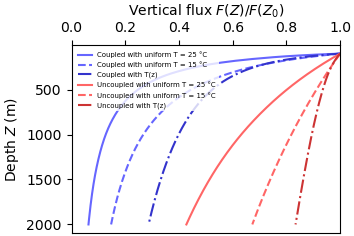

Source code (Python):
"""Script for plotting Figure S10 on the effect of degradation slow-down with decreasing temperature 
on the observed coupling of flow and degradation, part of the paper
"Sinking enhances the degradation of organic particle by marine bacteria"
Uria Alcolombri, François J. Peaudecerf, Vicente Fernandez, Lars Behrendt, Kang Soo Lee, Roman Stocker
Nature Geosciences (2021)

It shows the comparison between a reference case with degradation rate without
flow and the feedback case where flow speed increases degradation.
It also shows the result of the model when considering a varying degradation rate with temperature,
both for a uniformly dampened degradation and more complex temperature profile.

Note that the temperature profile is coded in dynamic_laws_v2

See caption of Figure S10 in manuscript for more details.

Author: Francois Peaudecerf
Creation: 23.06.2020

History of modification
23.06.2020: creation from Figure 4 script.
03.07.2020: modification to include the Q10
07.07.2020: further edits of figure
04.07.2021: editing for publication on Github
"""
# from __future__ import division
import numpy as np
import matplotlib.pyplot as plt
import matplotlib.gridspec as gridspec
import matplotlib as matplotlib
import sys,os
sys.path.append(os.path.realpath('..'))
import utils
from params_Q10 import *
from dynamic_laws import *

########## Preamble ##############

# width of figure in mm
mm_w = 150
# height of figure in mm
mm_h = 120
 
def mm2inch(value):
    return value/25.4
 
# definition of fontsize
fs = 10
matplotlib.rcParams.update({'font.size': fs})
 
# linewidth
lw = 1.0
 
# pad on the outside of the gridspec box
pad = 0.2
 
# extension for figures
ext = 'png'#'eps'

##### Computing the vertical fluxes #####

print('Temperature coefficient Q_10 = {:.1f}'.format(Q_10))

print('Computation with degradation modulation by T via a temperature coefficient Q10')
print('Reference size R_0 = {:.2e} m'.format(R_0))
print('Minimum radius R_l = {:.2e} m'.format(R_l))
print('Maximum radius R_g = {:.2e} m'.format(R_g))
print('Initial depth z_0 = {:.0f} m'.format(z_0))
zfmax = 20*z_0
Nzf = 190
azf = np.linspace(z_0, zfmax, num = Nzf + 1, endpoint = True)

# ##### initialisation of fluxes
FAm_ref = []
FAm = []
FAm_ref_cold = [] # corresponds to uniform degradation rate with water column but for 15 degrees
FAm_cold = []     # corresponds to uniform degradation rate with water column but for 15 degrees
FAm_ref_Q10 = []
FAm_Q10 = []

### load if files exist ###
if (   os.path.isfile('F_FigS10_Q10.npy')        and
       os.path.isfile('F_ref_FigS10_Q10.npy')    and 
       os.path.isfile('F_ref_FigS10_Q10Q10.npy') and
       os.path.isfile('F_FigS10_Q10Q10.npy')     and
       os.path.isfile('F_FigS10_Q10cold.npy')    and
       os.path.isfile('F_ref_FigS10_Q10cold.npy')):

    FAm = np.load('F_FigS10_Q10.npy',allow_pickle = True)  
    print('Coupled flux loaded from file')
    print(' ')
    FAm_cold = np.load('F_FigS10_Q10cold.npy',allow_pickle = True)  
    print('Cold coupled flux loaded from file')
    print(' ')
    FAm_Q10 = np.load('F_FigS10_Q10Q10.npy',allow_pickle = True)  
    print('Coupled flux with Q10 variation loaded from file')
    print(' ')
    FAm_ref = np.load('F_ref_FigS10_Q10.npy',allow_pickle = True)  
    print('Reference flux loaded from file')
    print(' ')
    FAm_ref_cold = np.load('F_ref_FigS10_Q10cold.npy',allow_pickle = True)  
    print('Cold reference flux loaded from file')
    print(' ')
    FAm_ref_Q10 = np.load('F_ref_FigS10_Q10Q10.npy',allow_pickle = True)  
    print('Reference flux with Q10 variation loaded from file')
    print(' ')
else:


    print('##########################################################################')
    print('Computation of vertical flux of POC in ref and feedback cases with depth z')
    print('with addition of modulation of degradation by temperature via a Q10 factor')
    print('both as a uniform decrease over water column (experimental degradation rate ')
    print('measured at 25 degrees brought down to 15 degrees)                        ')
    print('and as a modulation function of a complex temperature profile with depth (Zakem2018)')
    print('##########################################################################')
    for zf in azf:
        print('zf = {:.0f} m'.format(zf))
        FAm.append(FA_z_m_flowbis(zf, z_0, B, omega, gamma, gamma2, E, chi, rho_dry, delta, C, R_l, R_g, beta,R_0))
        # if the water column is at 15C, so 10C below lab T of 25C, degradation is just overall reduced by a factor Q_10
        FAm_cold.append(FA_z_m_flowbis(zf, z_0, B, omega, gamma/Q_10, gamma2/Q_10, E, chi, rho_dry, delta, C, R_l, R_g, beta,R_0))
        FAm_Q10.append(FA_z_m_flowbis_Q10(zf, z_0, B, omega, gamma, gamma2, E, chi, rho_dry, delta, C, R_l, R_g, beta,R_0, T_exp, Q_10))
        FAm_ref.append(FA_z_m_flow_refbis(zf, z_0, B, omega, gamma, E, chi, rho_dry, delta, C, R_l, R_g, beta,R_0))
        # if the water column is at 15C, so 10C below lab T of 25C, degradation is just overall reduced by a factor Q_10
        FAm_ref_cold.append(FA_z_m_flow_refbis(zf, z_0, B, omega, gamma/Q_10, E, chi, rho_dry, delta, C, R_l, R_g, beta,R_0))
        FAm_ref_Q10.append(FA_z_m_flow_refbis_Q10(zf, z_0, B, omega, gamma, E, chi, rho_dry, delta, C, R_l, R_g, beta,R_0, T_exp, Q_10))


    FAm = np.asarray(FAm)
    FAm_cold = np.asarray(FAm_cold)
    FAm_Q10 = np.asarray(FAm_Q10)
    FAm_ref = np.asarray(FAm_ref)
    FAm_ref_cold = np.asarray(FAm_ref_cold)
    FAm_ref_Q10 = np.asarray(FAm_ref_Q10)


    ### save to file ####
    np.save('F_FigS10_Q10',FAm)
    np.save('F_FigS10_Q10cold',FAm_cold)
    np.save('F_FigS10_Q10Q10',FAm_Q10)
    np.save('F_ref_FigS10_Q10',FAm_ref)
    np.save('F_ref_FigS10_Q10cold',FAm_ref_cold)
    np.save('F_ref_FigS10_Q10Q10',FAm_ref_Q10)

### Printing transfer efficiencies ###
print('Computation of transfer efficiencies')
T100 = FAm[azf==200][0]/FAm[0]
T100_cold = FAm_cold[azf==200][0]/FAm_cold[0]
T100_Q10 = FAm_Q10[azf==200][0]/FAm_Q10[0]
T100_ref = FAm_ref[azf==200][0]/FAm_ref[0]
T100_ref_cold = FAm_ref_cold[azf==200][0]/FAm_ref_cold[0]
T100_ref_Q10 = FAm_ref_Q10[azf==200][0]/FAm_ref_Q10[0]


print("T_100 coupled: %f" % T100)
print("T_100 cold coupled: %f" % T100_cold)
print("T_100 coupled Q10: %f" % T100_Q10)
print("T_100 uncoupled: %f" %T100_ref)
print("T_100 cold uncoupled: %f" %T100_ref_cold)
print("T_100 uncoupled Q10: %f" %T100_ref_Q10)


##### Plotting #####

fig = plt.figure(figsize = (mm2inch(0.6*mm_w), mm2inch(0.5*mm_h))) 
gs = gridspec.GridSpec(1,1)
ax = fig.add_subplot(gs[0,0])

ax.plot(FAm/FAm[0], azf, color = [0.4,0.4,1.0], linestyle = '-', marker = 'None', label = 'Coupled with uniform T = 25 °C')
ax.plot(FAm_cold/FAm_cold[0], azf, color = [0.4,0.4,1.0], linestyle = '--', marker = 'None', label = 'Coupled with uniform T = 15 °C')
ax.plot(FAm_Q10/FAm_Q10[0], azf, color = [0.2,0.2,0.8], linestyle = '-.', marker = 'None', label = 'Coupled with T(z)')
ax.plot(FAm_ref/FAm[0],  azf, color = [1.0,0.4,0.4], linestyle = '-', marker = 'None', label='Uncoupled with uniform T = 25 °C')
ax.plot(FAm_ref_cold/FAm_cold[0], azf, color = [1.0,0.4,0.4], linestyle = '--', marker = 'None', label='Uncoupled with uniform T = 15 °C')
ax.plot(FAm_ref_Q10/FAm_ref_Q10[0],  azf, color = [0.8,0.2,0.2], linestyle = '-.', marker = 'None', label='Uncoupled with T(z)')

ax.set_xlabel(r'Vertical flux $F(Z)/F(Z_0)$')
ax.set_ylabel(r'Depth $Z \;(\mathrm{m})$')

ax.invert_yaxis()
ax.xaxis.tick_top()
ax.xaxis.set_label_position('top') 

ax.set_xlim([0,1.0])

plt.legend(loc = 0, fontsize = 5.0, edgecolor = 'none')

gs.tight_layout(fig, rect = [0.0, 0.0, 1.0, 1.0],  h_pad = 0.0, w_pad = 0.0, pad = pad)

# plt.show()
# plt.close()
# exit()
utils.save("FigureS10", ext = ext, close = True, verbose = True)




